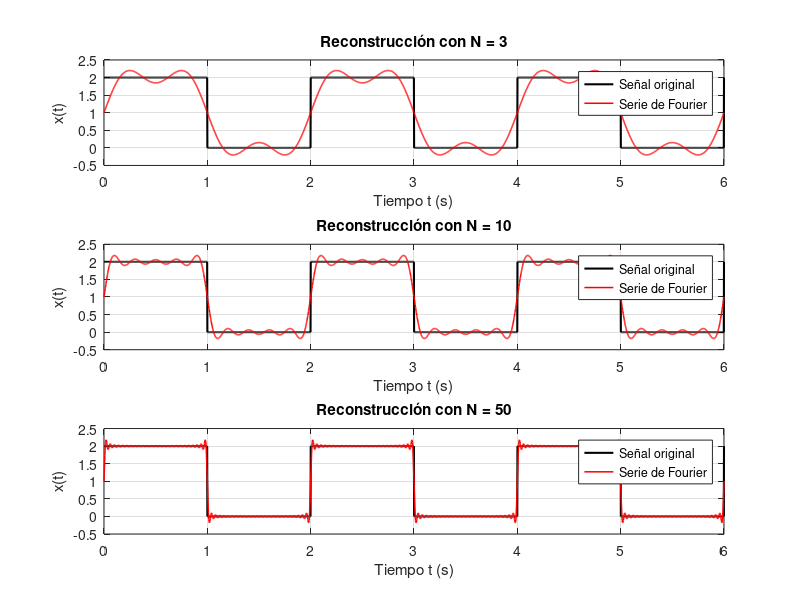

Write the MATLAB code that produced this figure. (Note: this script raises an error after producing the figure.)

%% PARTE B
% =========================================================
% PARTE 1: RECONSTRUCCION DE LA ONDA CUADRADA
% =========================================================

clear; clc; close all;

% Parametros de la señal
T = 2;                  % Periodo de la señal [s]
w0 = 2*pi/T;            % Frecuencia angular fundamental [rad/s]
t = linspace(0, 6, 3000); % Vector de tiempo para graficar tres periodos

% Generacion de la señal cuadrada original:
% La señal toma el valor 2 durante el primer segundo de cada periodo
% y el valor 0 durante el segundo restante.
x = 2*(mod(t,T) < 1);

% Cantidad de armonicos que se utilizaran en cada reconstruccion
Nvalores = [3, 10, 50];

% Creacion de una figura para mostrar las tres reconstrucciones
figure;

for p = 1:length(Nvalores)

    % Seleccion del numero de armonicos para cada reconstruccion
    N = Nvalores(p);

    % Inicializacion de la señal reconstruida
    x_rec = zeros(size(t));

    % Reconstruccion mediante la Serie de Fourier compleja:
    % Se consideran los indices desde -N hasta N,
    % incluyendo armonicos positivos, negativos y el componente DC.
    for k = -N:N

        % Calculo de los coeficientes complejos de Fourier
        if k == 0
            % Componente de corriente continua (DC)
            ak = 1;
        else
            % Coeficientes de Fourier de la onda cuadrada
            ak = (1 - (-1)^k)/(1j*k*pi);
        end

        % Suma de cada componente armonica a la señal reconstruida
        x_rec = x_rec + ak*exp(1j*k*w0*t);
    end

    % Representacion de la señal original y reconstruida
    subplot(3,1,p);
    plot(t, x, 'k', 'LineWidth', 1.5);
    hold on;
    plot(t, real(x_rec), 'r', 'LineWidth', 1.1);

    % Configuracion de las graficas
    grid on;
    xlim([0 6]);
    ylim([-0.5 2.5]);
    xlabel('Tiempo t (s)');
    ylabel('x(t)');
    title(['Reconstrucción con N = ', num2str(N)]);
    legend('Señal original', 'Serie de Fourier');
end


% =========================================================
% PARTE 2: ESPECTRO DE COEFICIENTES
% EJERCICIOS 1 Y 2
% =========================================================

% Definicion de los indices de frecuencia para el analisis
% Se consideran los coeficientes desde k = -5 hasta k = 5.
k = -5:5;

% Parametros de la señal
T = 2;
w0 = 2*pi/T;


% =========================================================
% EJERCICIO 1: ONDA CUADRADA
% CALCULO NUMERICO MEDIANTE INTEGRACION
% ======================================================

% Inicializacion del vector de coeficientes numericos
a1_num = zeros(size(k));

for n = 1:length(k)

    % Integral de la señal entre 0 y 1:
    % En este intervalo x(t) = 2.
    I1 = integral(@(t) 2.*exp(-1j*k(n)*w0.*t), 0, 1);

    % Integral entre 1 y 2:
    % En este intervalo la señal vale cero.
    I2 = 0;

    % Calculo del coeficiente complejo de Fourier:
    % Se divide la integral de un periodo para T.
    a1_num(n) = (I1 + I2)/T;

end


% ======================================================
% EJERCICIO 2: EXPONENCIAL PERIODICA
% CALCULO NUMERICO MEDIANTE INTEGRACION
% ======================================================

% Inicializacion del vector de coeficientes numericos
a2_num = zeros(size(k));

for n = 1:length(k)

    % Definicion del integrando:
    % x(t) = exp(-t), multiplicada por la exponencial compleja.
    integrando = @(t) exp(-t).*exp(-1j*k(n)*w0.*t);

    % Integracion en un periodo de la señal: [-1,1].
    I = integral(integrando, -1, 1);

    % Calculo del coeficiente complejo de Fourier:
    % Se normaliza la integral dividiendo para el periodo T.
    a2_num(n) = I/T;

end


% ======================================================
% CALCULO DE MODULOS Y FASES
% ======================================================

% Calculo de la magnitud de los coeficientes complejos
mag1 = abs(a1_num);
mag2 = abs(a2_num);

% Calculo de la fase de los coeficientes en radianes
fase1 = angle(a1_num);
fase2 = angle(a2_num);

% Definicion de una tolerancia para eliminar residuos
% numericos muy pequeños que deberian ser iguales a cero.
tol = 1e-10;

% Correccion de los coeficientes cercanos a cero
a1_num(abs(a1_num) < tol) = 0;
a2_num(abs(a2_num) < tol) = 0;

% Actualizacion de las magnitudes y fases despues
% de corregir los residuos numericos.
mag1 = abs(a1_num);
mag2 = abs(a2_num);

fase1 = angle(a1_num);
fase2 = angle(a2_num);

% La fase de un coeficiente igual a cero no esta definida.
% Por ello, se representa mediante NaN.
fase1(mag1 < tol) = NaN;
fase2(mag2 < tol) = NaN;


% =====================================================
% TABLAS DE RESULTADOS NUMERICOS
% ======================================================

% Presentacion de los coeficientes, magnitudes y fases
% calculados numericamente para cada ejercicio.

disp('==============================================');
disp('EJERCICIO 1: RESULTADOS NUMERICOS');
disp('==============================================');

tabla1 = table(k.', a1_num.', mag1.', fase1.', ...
    'VariableNames', {'k','Coeficiente','Modulo','Fase_rad'});

disp(tabla1);

disp('==============================================');
disp('EJERCICIO 2: RESULTADOS NUMERICOS');
disp('==============================================');

tabla2 = table(k.', a2_num.', mag2.', fase2.', ...
    'VariableNames', {'k','Coeficiente','Modulo','Fase_rad'});

disp(tabla2);


% ======================================================
% GRAFICAS DE MAGNITUD Y FASE CON STEM
% ======================================================

% Representacion discreta de los espectros de magnitud y fase
% para los dos primeros ejercicios.
% La funcion stem() permite visualizar cada coeficiente
% en funcion de su indice de frecuencia k.

figure;

% Espectro de magnitud del Ejercicio 1
subplot(2,2,1);
stem(k, mag1, 'filled');
grid on;
title('Ejercicio 1: Magnitud numerica');
xlabel('Indice k');
ylabel('|a_k|');
xticks(k);

% Espectro de fase del Ejercicio 1
subplot(2,2,2);
stem(k, fase1, 'filled');
grid on;
title('Ejercicio 1: Fase numerica');
xlabel('Indice k');
ylabel('Fase [rad]');
xticks(k);

% Espectro de magnitud del Ejercicio 2
subplot(2,2,3);
stem(k, mag2, 'filled');
grid on;
title('Ejercicio 2: Magnitud numerica');
xlabel('Indice k');
ylabel('|a_k|');
xticks(k);

% Espectro de fase del Ejercicio 2
subplot(2,2,4);
stem(k, fase2, 'filled');
grid on;
title('Ejercicio 2: Fase numerica');
xlabel('Indice k');
ylabel('Fase [rad]');
xticks(k);

% Titulo general de la figura
sgtitle('Espectros obtenidos mediante integracion numerica');



% =========================================================
% PARTE 3: VERIFICACION DE LA DTFS MEDIANTE FFT
% EJERCICIO 3
% =========================================================

% Definicion del numero de muestras por periodo
N = 7;

% Indices de frecuencia de los coeficientes DTFS
% MATLAB devuelve los coeficientes desde k = 0 hasta k = N-1.
k = 0:N-1;

% Definicion de un periodo de la señal discreta:
% x[n] = 1 para n = 0, 1, 2.
% x[n] = 0 para n = 3, 4, 5, 6.
x = [1 1 1 0 0 0 0];


% =====================================================
% CALCULO DE COEFICIENTES MEDIANTE FFT
% =====================================================

% Aplicacion de la Transformada Discreta de Fourier (FFT).
% Se divide para N para obtener los coeficientes
% de la Serie de Fourier Discreta (DTFS).
ak = fft(x)/N;


% =====================================================
% CALCULO DE MODULOS Y FASES
% =====================================================

% Magnitud de los coeficientes complejos DTFS
modulo = abs(ak);

% Fase de los coeficientes complejos en radianes
fase = angle(ak);


% =====================================================
% TABLA DE RESULTADOS
% =====================================================

% Organizacion de los indices, magnitudes y fases
% obtenidos mediante la funcion fft().

tabla = table(k.', modulo.', fase.', ...
    'VariableNames', {'k','Modulo','Fase_rad'});

disp('RESULTADOS DTFS MEDIANTE FFT');
disp(tabla);


% =====================================================
% GRAFICAS DE MAGNITUD Y FASE
% =====================================================

% Representacion de los coeficientes DTFS obtenidos
% mediante FFT utilizando la funcion stem().

figure;

% Espectro de magnitud de la DTFS
subplot(2,1,1);
stem(k, modulo, 'filled');
grid on;
xlabel('Indice k');
ylabel('|a_k|');
title('Magnitud de los coeficientes DTFS');
xticks(k);

% Espectro de fase de la DTFS
subplot(2,1,2);
stem(k, fase, 'filled');
grid on;
xlabel('Indice k');
ylabel('Fase [rad]');
title('Fase de los coeficientes DTFS');
xticks(k);

% Titulo general de la figura
sgtitle('Espectro DTFS obtenido mediante FFT');
